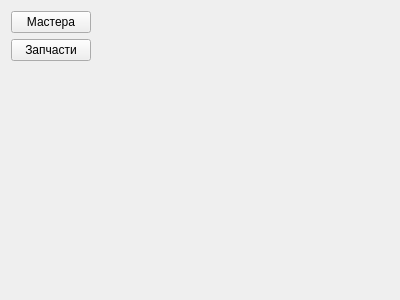
<?xml version="1.0" encoding="UTF-8"?>
<ui version="4.0">
 <class>ContentWidgetAccounting</class>
 <widget class="QWidget" name="ContentWidgetAccounting">
  <property name="geometry">
   <rect>
    <x>0</x>
    <y>0</y>
    <width>400</width>
    <height>300</height>
   </rect>
  </property>
  <property name="windowTitle">
   <string>Form</string>
  </property>
  <layout class="QGridLayout" name="gridLayout">
   <item row="0" column="0">
    <widget class="QPushButton" name="masters">
     <property name="text">
      <string>Мастера</string>
     </property>
    </widget>
   </item>
   <item row="0" column="1" rowspan="3">
    <spacer name="horizontalSpacer">
     <property name="orientation">
      <enum>Qt::Horizontal</enum>
     </property>
     <property name="sizeHint" stdset="0">
      <size>
       <width>298</width>
       <height>238</height>
      </size>
     </property>
    </spacer>
   </item>
   <item row="1" column="0">
    <widget class="QPushButton" name="spare">
     <property name="text">
      <string>Запчасти</string>
     </property>
    </widget>
   </item>
   <item row="2" column="0">
    <spacer name="verticalSpacer">
     <property name="orientation">
      <enum>Qt::Vertical</enum>
     </property>
     <property name="sizeHint" stdset="0">
      <size>
       <width>20</width>
       <height>221</height>
      </size>
     </property>
    </spacer>
   </item>
  </layout>
 </widget>
 <resources/>
 <connections/>
</ui>
